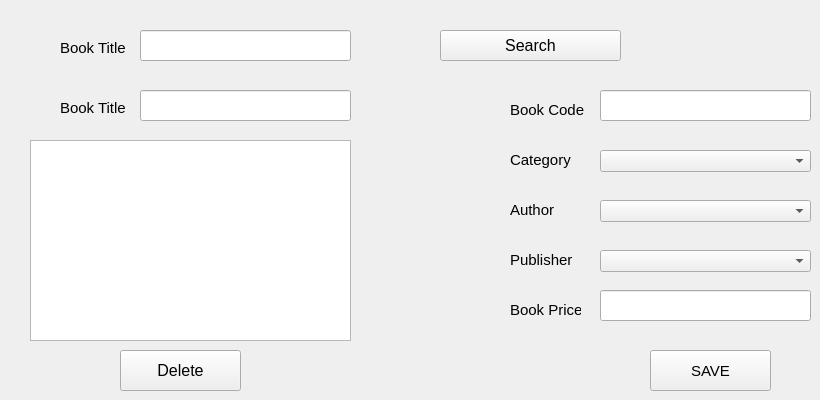
      <widget class="QWidget" name="tab_6">
       <attribute name="title">
        <string>Edit Or Delete A Book</string>
       </attribute>
       <widget class="QLabel" name="label_9">
        <property name="geometry">
         <rect>
          <x>510</x>
          <y>200</y>
          <width>81</width>
          <height>20</height>
         </rect>
        </property>
        <property name="font">
         <font>
          <family>Segoe UI</family>
          <pointsize>11</pointsize>
          <weight>50</weight>
          <bold>false</bold>
         </font>
        </property>
        <property name="text">
         <string>Author</string>
        </property>
       </widget>
       <widget class="QLabel" name="label_10">
        <property name="geometry">
         <rect>
          <x>510</x>
          <y>100</y>
          <width>81</width>
          <height>20</height>
         </rect>
        </property>
        <property name="font">
         <font>
          <family>Segoe UI</family>
          <pointsize>11</pointsize>
          <weight>50</weight>
          <bold>false</bold>
         </font>
        </property>
        <property name="text">
         <string>Book Code</string>
        </property>
       </widget>
       <widget class="QLineEdit" name="lineEdit_5">
        <property name="geometry">
         <rect>
          <x>600</x>
          <y>290</y>
          <width>211</width>
          <height>31</height>
         </rect>
        </property>
       </widget>
       <widget class="QComboBox" name="comboBox_6">
        <property name="geometry">
         <rect>
          <x>600</x>
          <y>200</y>
          <width>211</width>
          <height>22</height>
         </rect>
        </property>
       </widget>
       <widget class="QLabel" name="label_11">
        <property name="geometry">
         <rect>
          <x>510</x>
          <y>250</y>
          <width>81</width>
          <height>20</height>
         </rect>
        </property>
        <property name="font">
         <font>
          <family>Segoe UI</family>
          <pointsize>11</pointsize>
          <weight>50</weight>
          <bold>false</bold>
         </font>
        </property>
        <property name="text">
         <string>Publisher</string>
        </property>
       </widget>
       <widget class="QComboBox" name="comboBox_7">
        <property name="geometry">
         <rect>
          <x>600</x>
          <y>150</y>
          <width>211</width>
          <height>22</height>
         </rect>
        </property>
       </widget>
       <widget class="QLineEdit" name="lineEdit_6">
        <property name="geometry">
         <rect>
          <x>600</x>
          <y>90</y>
          <width>211</width>
          <height>31</height>
         </rect>
        </property>
       </widget>
       <widget class="QPushButton" name="pushButton_8">
        <property name="geometry">
         <rect>
          <x>650</x>
          <y>350</y>
          <width>121</width>
          <height>41</height>
         </rect>
        </property>
        <property name="font">
         <font>
          <family>Segoe UI</family>
          <pointsize>11</pointsize>
          <weight>50</weight>
          <bold>false</bold>
         </font>
        </property>
        <property name="text">
         <string>SAVE</string>
        </property>
       </widget>
       <widget class="QLineEdit" name="lineEdit_7">
        <property name="geometry">
         <rect>
          <x>140</x>
          <y>90</y>
          <width>211</width>
          <height>31</height>
         </rect>
        </property>
       </widget>
       <widget class="QComboBox" name="comboBox_8">
        <property name="geometry">
         <rect>
          <x>600</x>
          <y>250</y>
          <width>211</width>
          <height>22</height>
         </rect>
        </property>
       </widget>
       <widget class="QLabel" name="label_12">
        <property name="geometry">
         <rect>
          <x>510</x>
          <y>300</y>
          <width>71</width>
          <height>20</height>
         </rect>
        </property>
        <property name="font">
         <font>
          <family>Segoe UI</family>
          <pointsize>11</pointsize>
          <weight>50</weight>
          <bold>false</bold>
         </font>
        </property>
        <property name="text">
         <string>Book Price</string>
        </property>
       </widget>
       <widget class="QLabel" name="label_13">
        <property name="geometry">
         <rect>
          <x>510</x>
          <y>150</y>
          <width>81</width>
          <height>20</height>
         </rect>
        </property>
        <property name="font">
         <font>
          <family>Segoe UI</family>
          <pointsize>11</pointsize>
          <weight>50</weight>
          <bold>false</bold>
         </font>
        </property>
        <property name="text">
         <string>Category</string>
        </property>
       </widget>
       <widget class="QLabel" name="label_14">
        <property name="geometry">
         <rect>
          <x>60</x>
          <y>100</y>
          <width>71</width>
          <height>16</height>
         </rect>
        </property>
        <property name="font">
         <font>
          <family>Segoe UI</family>
          <pointsize>11</pointsize>
          <weight>50</weight>
          <bold>false</bold>
         </font>
        </property>
        <property name="text">
         <string>Book Title</string>
        </property>
       </widget>
       <widget class="QPushButton" name="pushButton_9">
        <property name="geometry">
         <rect>
          <x>120</x>
          <y>350</y>
          <width>121</width>
          <height>41</height>
         </rect>
        </property>
        <property name="font">
         <font>
          <family>Segoe UI</family>
          <pointsize>12</pointsize>
          <weight>50</weight>
          <bold>false</bold>
         </font>
        </property>
        <property name="text">
         <string>Delete</string>
        </property>
       </widget>
       <widget class="QPushButton" name="pushButton_10">
        <property name="geometry">
         <rect>
          <x>440</x>
          <y>30</y>
          <width>181</width>
          <height>31</height>
         </rect>
        </property>
        <property name="font">
         <font>
          <family>Segoe UI</family>
          <pointsize>12</pointsize>
          <weight>50</weight>
          <bold>false</bold>
         </font>
        </property>
        <property name="text">
         <string>Search</string>
        </property>
       </widget>
       <widget class="QLineEdit" name="lineEdit_8">
        <property name="geometry">
         <rect>
          <x>140</x>
          <y>30</y>
          <width>211</width>
          <height>31</height>
         </rect>
        </property>
       </widget>
       <widget class="QLabel" name="label_15">
        <property name="geometry">
         <rect>
          <x>60</x>
          <y>40</y>
          <width>71</width>
          <height>16</height>
         </rect>
        </property>
        <property name="font">
         <font>
          <family>Segoe UI</family>
          <pointsize>11</pointsize>
          <weight>50</weight>
          <bold>false</bold>
         </font>
        </property>
        <property name="text">
         <string>Book Title</string>
        </property>
       </widget>
       <widget class="QTextEdit" name="textEdit_2">
        <property name="geometry">
         <rect>
          <x>30</x>
          <y>140</y>
          <width>321</width>
          <height>201</height>
         </rect>
        </property>
       </widget>
      </widget>
